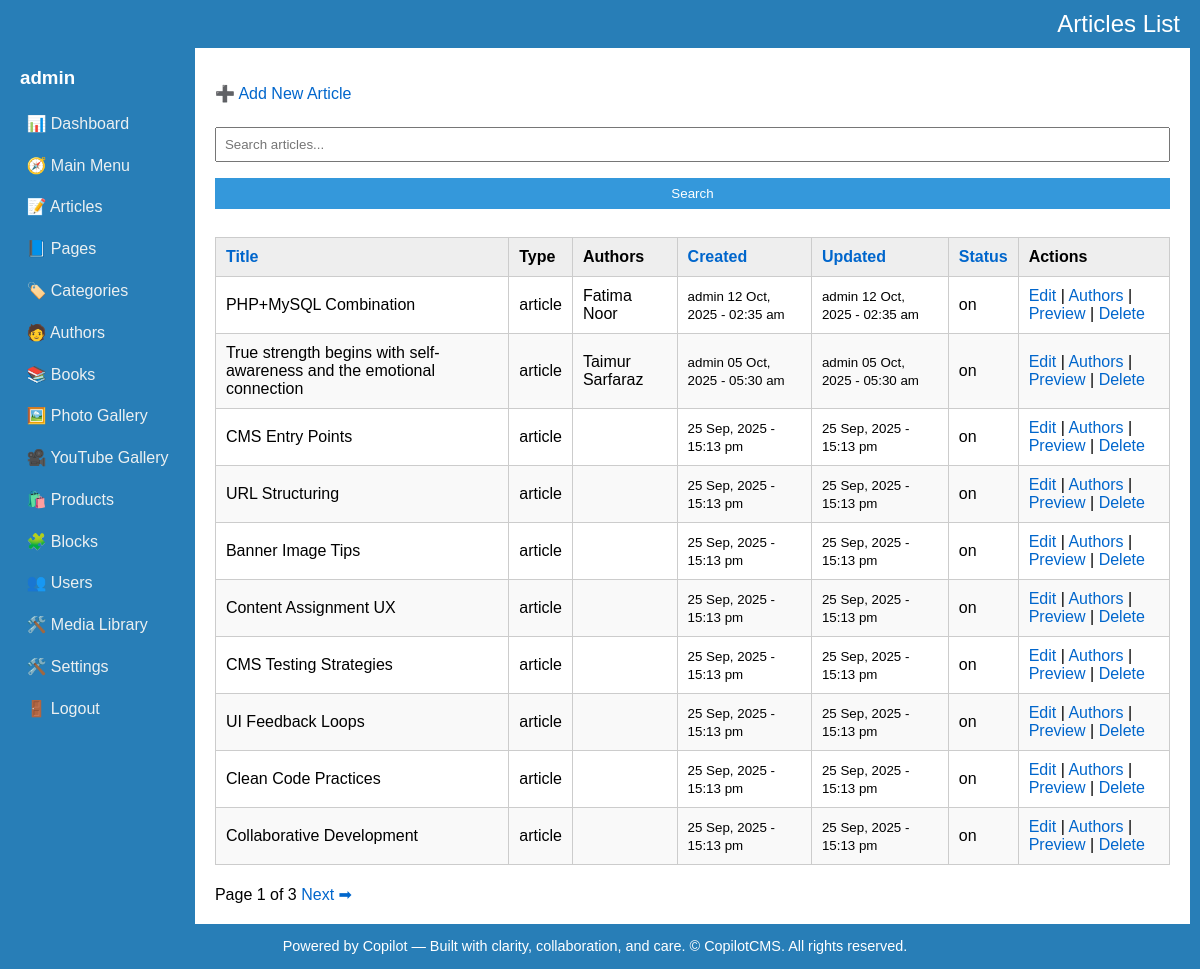
The page /admin/articles/list.php (signed in) on the database its author committed.
### tables this page shows
CREATE TABLE IF NOT EXISTS `articles` (
  `key_articles` int(10) UNSIGNED NOT NULL AUTO_INCREMENT,
  `title` varchar(300) NOT NULL DEFAULT '',
  `title_sub` varchar(300) NOT NULL DEFAULT '',
  `article_snippet` varchar(1000) NOT NULL DEFAULT '',
  `article_content` mediumtext NOT NULL,
  `content_type` varchar(10) NOT NULL DEFAULT 'article',
  `url` varchar(200) NOT NULL DEFAULT '',
  `banner_image_url` varchar(2000) DEFAULT '',
  `key_media_banner` int(10) UNSIGNED DEFAULT '0',
  `sort` smallint(6) NOT NULL DEFAULT '0',
  `status` enum('draft','on','off') DEFAULT 'draft',
  `entry_date_time` timestamp NOT NULL DEFAULT CURRENT_TIMESTAMP,
  `update_date_time` timestamp NOT NULL DEFAULT CURRENT_TIMESTAMP,
  `created_by` int(10) UNSIGNED DEFAULT NULL,
  `updated_by` int(10) UNSIGNED DEFAULT NULL,
  PRIMARY KEY (`key_articles`),
  KEY `fk_articles_media` (`key_media_banner`),
  KEY `entry_date_time` (`entry_date_time`),
  KEY `update_date_time` (`update_date_time`)
);

CREATE TABLE IF NOT EXISTS `users` (
  `key_user` int(10) UNSIGNED NOT NULL AUTO_INCREMENT,
  `name` varchar(200) NOT NULL DEFAULT '',
  `username` varchar(100) NOT NULL,
  `password_hash` varchar(255) NOT NULL,
  `email` varchar(200) DEFAULT NULL,
  `role` enum('admin','editor','viewer') DEFAULT 'viewer',
  `status` varchar(3) DEFAULT 'on',
  `entry_date_time` timestamp NULL DEFAULT CURRENT_TIMESTAMP,
  `update_date_time` timestamp NULL DEFAULT CURRENT_TIMESTAMP ON UPDATE CURRENT_TIMESTAMP,
  `phone` varchar(20) DEFAULT NULL,
  `address` text,
  `city` varchar(100) DEFAULT NULL,
  `state` varchar(100) DEFAULT NULL,
  `country` varchar(100) DEFAULT NULL,
  `description` text,
  `url` varchar(200) DEFAULT NULL,
  PRIMARY KEY (`key_user`),
  UNIQUE KEY `username` (`username`)
);

### admin/articles/list.php (the view, shortened to what this page needs)
<?php
include '../db.php';
include '../layout.php';
?>
<p><a href="#" onclick="openModal()">➕ Add New Article</a></p>
<form method="get">
  <input type="text" name="q" placeholder="Search articles..." value="<?= htmlspecialchars($_GET['q'] ?? '') ?>">
  <input type="submit" value="Search">
</form>
<table>
  <thead>
    <tr>
      <th><?= sortLink('Title', 'title', $_GET['sort'] ?? '', $_GET['dir'] ?? '') ?></th>
      <th>Type</th>
	  <th>Authors</th>
	  <th><?= sortLink('Created', 'entry_date_time', $_GET['sort'] ?? '', $_GET['dir'] ?? '') ?></th>
	  <th><?= sortLink('Updated', 'update_date_time', $_GET['sort'] ?? '', $_GET['dir'] ?? '') ?></th>
      <th><?= sortLink('Status', 'status', $_GET['sort'] ?? '', $_GET['dir'] ?? '') ?></th>
      <th>Actions</th>
    </tr>
  </thead>
  <tbody>
    <?php
	$limit = 10;
	$page = isset($_GET['page']) ? max(1, intval($_GET['page'])) : 1;
	$offset = ($page - 1) * $limit;
	$q = $_GET['q'] ?? '';
	$q = $conn->real_escape_string($q);
	$sort = $_GET['sort'] ?? 'entry_date_time';
	$dir = $_GET['dir'] ?? 'desc';
	$sql = "SELECT key_articles, title, content_type, article_snippet, entry_date_time, update_date_time, status FROM articles";
	$sql .= " ORDER BY $sort $dir LIMIT $limit OFFSET $offset";
    $result = $conn->query($sql);
    while ($row = $result->fetch_assoc()) {
		$keyArticles = $row['key_articles'];
		$createdUpdated = $conn->query("SELECT
			  a.key_articles,
			  u1.username AS creator,
			  u2.username AS updater
			FROM articles a
			LEFT JOIN users u1 ON a.created_by = u1.key_user
			LEFT JOIN users u2 ON a.updated_by = u2.key_user
			WHERE key_articles = $keyArticles")->fetch_assoc();
		$authRes = $conn->query("SELECT a.name FROM authors a JOIN article_authors aa ON a.key_authors = aa.key_authors WHERE aa.key_articles = $keyArticles");
		$authorNames = [];
		while ($a = $authRes->fetch_assoc()) {
		  $authorNames[] = $a['name'];
		}
		$authorDisplay = implode(', ', $authorNames);
		$date_created = date_format(date_create($row["entry_date_time"]), "d M, Y - H:i a");
		$date_updated = date_format(date_create($row["update_date_time"]), "d M, Y - H:i a");
		echo "<tr>
		<td>{$row['title']}</td>
		<td>{$row['content_type']}</td>
		<td>" . htmlspecialchars($authorDisplay) . "</td>
		<td><small>{$createdUpdated['creator']} $date_created</small></td>
		<td><small>{$createdUpdated['updater']} $date_updated</small></td>
		<td>{$row['status']}</td>
		<td>
		  <a href='#' onclick='editItem({$row['key_articles']}, \"get_article.php\", [\"title\",\"title_sub\",\"article_snippet\",\"article_content\",\"url\",\"banner_image_url\",\"sort\",\"status\"])'>Edit</a> |
		  <a href='#' onclick='openAuthorModal({$row['key_articles']})'>Authors</a> |
		  <a href='preview.php?id={$row['key_articles']}' target='_blank'>Preview</a> |
		  <a href='delete.php?id={$row['key_articles']}' onclick='return confirm(\"Delete this article?\")'>Delete</a>
		</td>
		</tr>";
    }
	$countSql = "SELECT COUNT(*) AS total FROM articles";
	$countResult = $conn->query($countSql);
	$totalArticles = $countResult->fetch_assoc()['total'];
	$totalPages = ceil($totalArticles / $limit);
    ?>
  </tbody>
</table>
<div id="pager">
	Page <?php echo $page; ?> of <?php echo $totalPages; ?>
	<?php if ($page < $totalPages): ?>
	  <a href="?page=<?php echo $page + 1; ?>&q=<?php echo urlencode($q); ?>&sort=<?php echo urlencode($sort); ?>&dir=<?php echo urlencode($dir); ?>">Next ➡</a>
	<?php endif; ?>
</div>

### admin/assets/css/style.css (style rules this page uses)
body { margin: 0; font-family: Arial, sans-serif; border-right:10px solid #287eb7; }
a { color: #0066cc; text-decoration: none; }
table { width: 100%; border-collapse: collapse; margin-top: 20px; }
table th, table td { padding: 10px; border: 1px solid #ccc; text-align: left; }
table th { background: #eee; }
tr:nth-child(even) { background: #f9f9f9; }
form { margin-bottom:20px; }
form input[type="text"], form textarea, form input[type="submit"] { width: 100%; padding: 8px; margin: 8px 0; box-sizing: border-box; }
form input[type="submit"] { background: #3498db; color: #fff; border: none; cursor: pointer; }
#pager { margin-top:20px; }

### rows shown on the page
articles: title "PHP+MySQL Combination", content_type "article", authorDisplay "Fatima Noor", users.username "admin", entry_date_time "12 Oct, 2025 - 02:35 am", update_date_time "12 Oct, 2025 - 02:35 am", status "on"
articles: title "True strength begins with self-awareness and the emotional connection", content_type "article", authorDisplay "Taimur Sarfaraz", users.username "admin", entry_date_time "05 Oct, 2025 - 05:30 am", update_date_time "05 Oct, 2025 - 05:30 am", status "on"
articles: title "CMS Entry Points", content_type "article", entry_date_time "25 Sep, 2025 - 15:13 pm", update_date_time "25 Sep, 2025 - 15:13 pm", status "on"
articles: title "URL Structuring", content_type "article", entry_date_time "25 Sep, 2025 - 15:13 pm", update_date_time "25 Sep, 2025 - 15:13 pm", status "on"
articles: title "Banner Image Tips", content_type "article", entry_date_time "25 Sep, 2025 - 15:13 pm", update_date_time "25 Sep, 2025 - 15:13 pm", status "on"
articles: title "Content Assignment UX", content_type "article", entry_date_time "25 Sep, 2025 - 15:13 pm", update_date_time "25 Sep, 2025 - 15:13 pm", status "on"
articles: title "CMS Testing Strategies", content_type "article", entry_date_time "25 Sep, 2025 - 15:13 pm", update_date_time "25 Sep, 2025 - 15:13 pm", status "on"
articles: title "UI Feedback Loops", content_type "article", entry_date_time "25 Sep, 2025 - 15:13 pm", update_date_time "25 Sep, 2025 - 15:13 pm", status "on"
articles: title "Clean Code Practices", content_type "article", entry_date_time "25 Sep, 2025 - 15:13 pm", update_date_time "25 Sep, 2025 - 15:13 pm", status "on"
articles: title "Collaborative Development", content_type "article", entry_date_time "25 Sep, 2025 - 15:13 pm", update_date_time "25 Sep, 2025 - 15:13 pm", status "on"

### other values the page prints
$title "Articles List"
$username "admin"
$label "Title Created Updated Status"
$page "1"
$totalPages "3"
